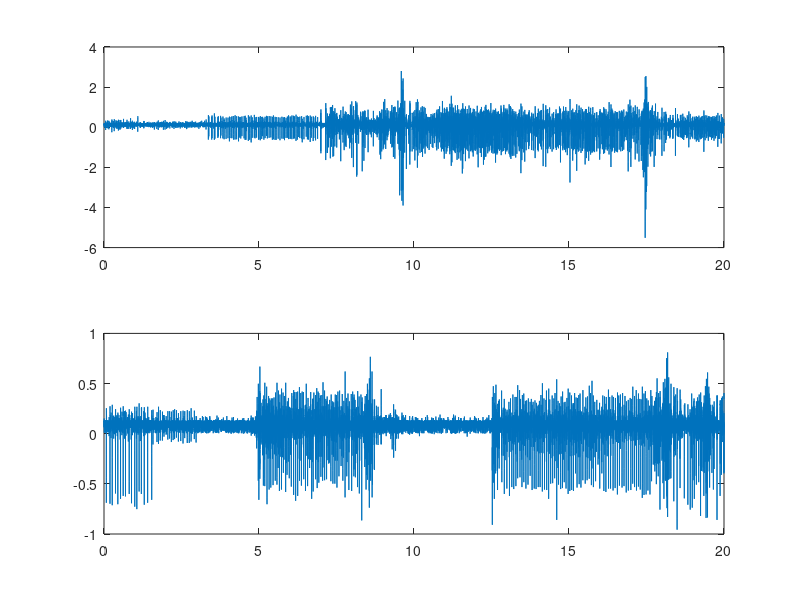

Write the MATLAB code that produced this figure. (Note: this script raises an error after producing the figure.)


%% Load data
v1 = csvread('data//data.csv');
v2 = v1(:,2);
v1 = v1(:,1);
t = [0:1/2000:20];
subplot(2,1,1);
plot(t,v1);
subplot(2,1,2);
plot(t,v2);

%% Filter
v = v2;
Fs = 2000;
L = 40001;
w1 = 20;
w2 = 350;
[vr v] = fftbpf(v, Fs, L , w1, w2);

seg = segment(v);
seg = [0 seg numel(v)];


%{
plot(t,v);

hold on
for i = [2:max(size(seg))]
        plot([t(seg(i)) t(seg(i))],ylim)
end
hold off
%}
center = [];
level = 4;
for i = [2:numel(seg)]
    cv = v(seg(i-1)+1:seg(i));
    ct = t(seg(i-1)+1:seg(i));
    %plot(cv)
    %hold on
    [a,b]=wavedec(cv,5,'Haar');
    D=detcoef(a,b,level);
    %{
    sign = [-.1];
    for i = [2:numel(D)]
        if D(i)*D(i-1) < 0
            sign = [sign sign(end)*(-1)];
        else
            sign = [sign sign(end)];
        end
    end
    %}
    sign = [1];
    for j = [2:numel(D)]
        if D(j)>0 && D(j-1)< 0
            sign = [sign j];
        end
    end
    
    centerp = [];
    for j = [2:numel(sign)]
        s = cv(sign(j-1)*2^level:min(sign(j)*2^level,numel(cv)));
        [maxv,maxp] = max(abs(s));
        maxp = maxp + sign(j-1)*2^level - 1;
        centerp = [centerp maxp];
        %{
        plot(v);
        hold on
        plot([max(1,maxp-16):min(maxp+16,numel(v))],s,'r')
        hold off
        xlim([max(1,maxp-16)*0.8 min(maxp+16,numel(v))*1.2])
        pause;
        %}
    end
    centerp = recenterwv(centerp,cv);
    center = [center centerp+seg(i-1)];
    %{
    for i = [1 : numel(center)]
        maxp = center(i);
        s = v(max(1,maxp-16):min(maxp+16,numel(v)));
        plot(v);
        hold on
        plot([max(1,maxp-16):min(maxp+16,numel(v))],s,'r')
        hold off
        xlim([max(1,maxp-16)*0.8 min(maxp+16,numel(v))*1.2])
        pause;
    end
    scatter(sign*2^4,zeros(size(sign)),'r');
    median(abs(D));
    hold off
    pause
    %}
end

center = recenterwv(center, v);
figure
hold on
for i = [1 : numel(center)]
    maxp = center(i);
    s = v(max(1,maxp-16):min(maxp+16,numel(v)));
    plot(s);
end
hold off
